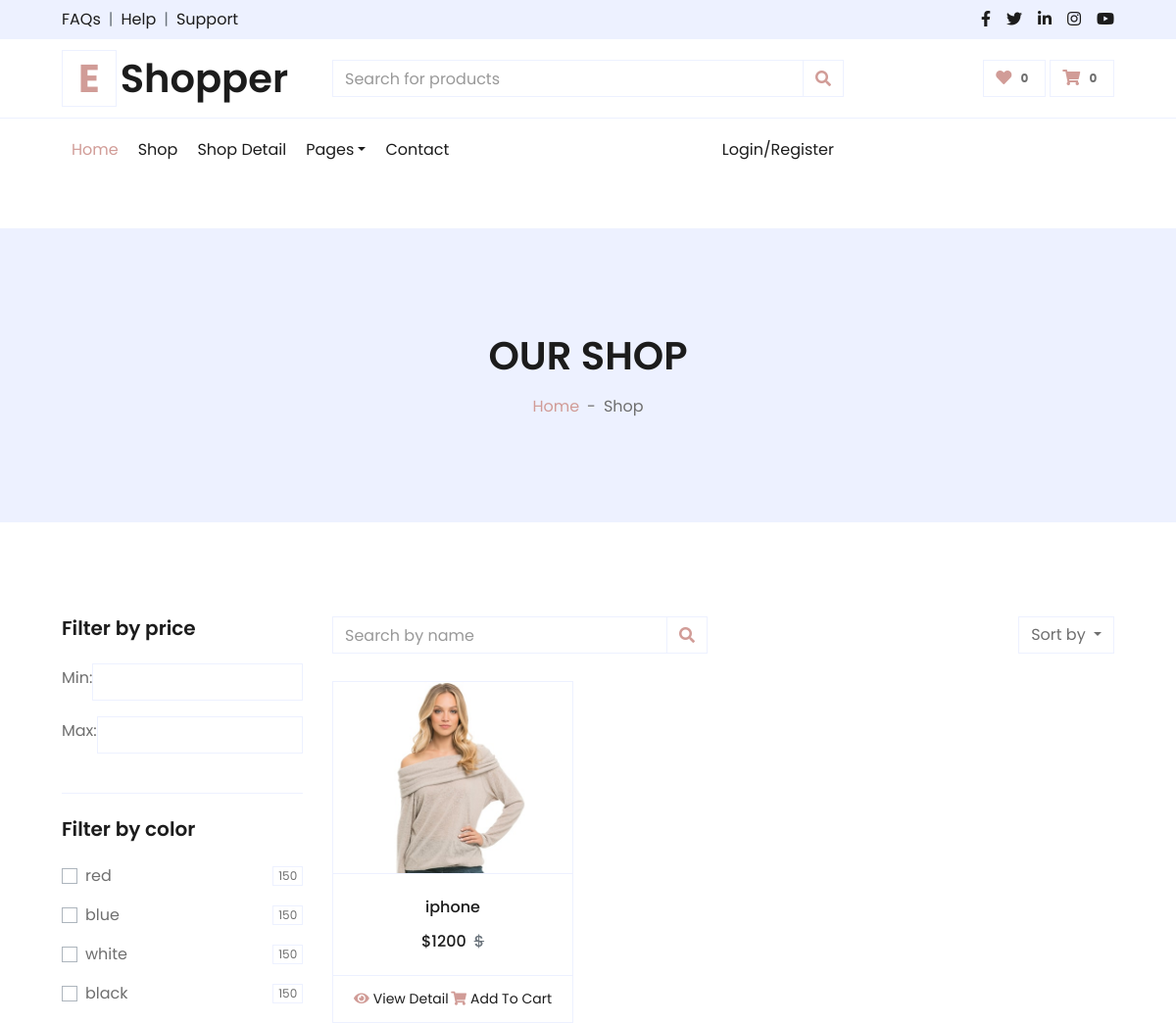
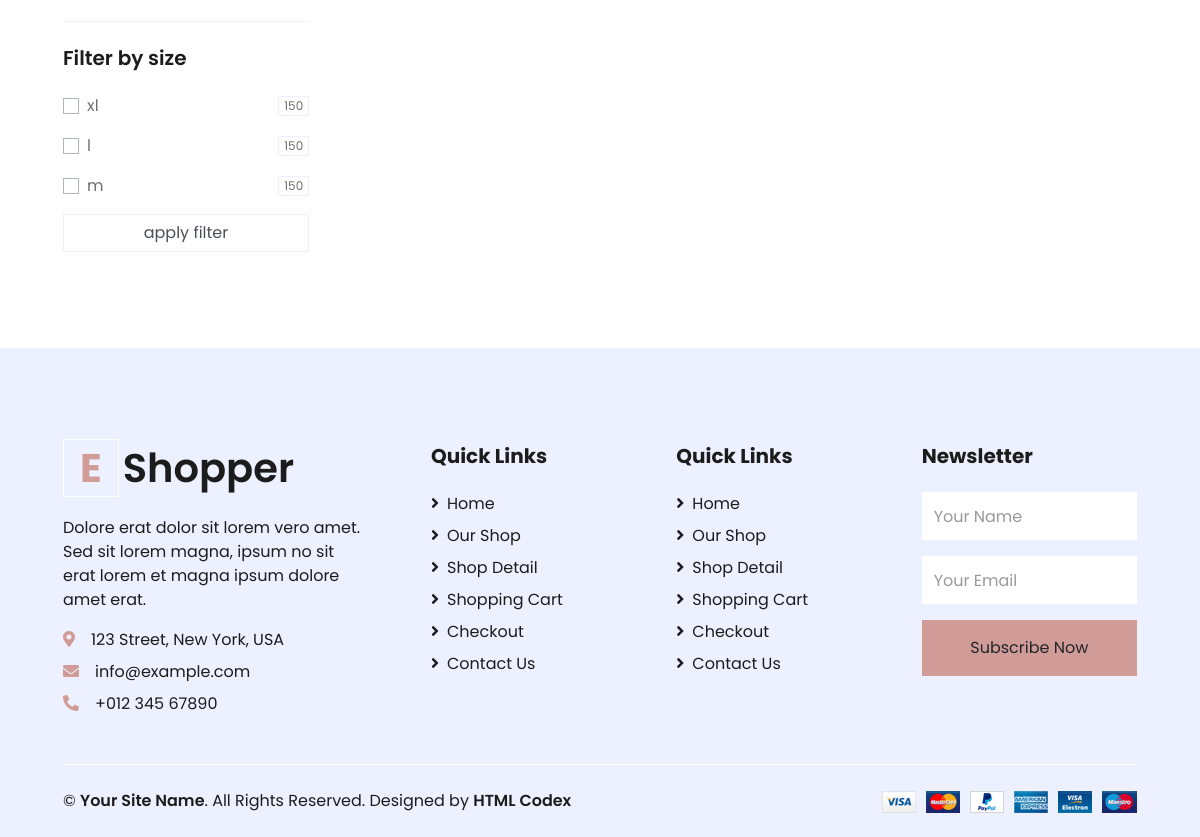
/product/category/apple, run on the app's committed database (2 pictures, top to bottom).
### products/models.py (models this page shows, shortened)
class Color(models.Model):
    title = models.CharField(max_length=30)
    class Meta:
        verbose_name="رنگ"
        verbose_name_plural="رنگ ها"

class Size(models.Model):
    title = models.CharField(max_length=30)
    class Meta:
        verbose_name="سایز"
        verbose_name_plural="سایزها"

class Product(models.Model):
    title = models.CharField(max_length=30)
    category = models.ManyToManyField(Category,related_name="products",blank=True)
    description = models.TextField()
    price = models.IntegerField()
    discount = models.SmallIntegerField(blank=True, null=True)
    color=models.ManyToManyField(Color,blank=True, related_name="products")
    size=models.ManyToManyField(Size, blank=True, related_name="products")
    created_at =models.DateTimeField(auto_now_add=True, null=True,blank=True)
    class Meta:
        verbose_name="محصول"
        verbose_name_plural="محصولات"
        ordering = ("-created_at",)

class Image(models.Model):
        product = models.ForeignKey('Product',on_delete=models.CASCADE,related_name="images",null=True)
        title = models.CharField(max_length=30)
        image = models.ImageField(upload_to="products")
        class Meta:
            verbose_name = "عکس"
            verbose_name_plural = "عکس ها"

### products/views.py (the view)
# urls.py: path('category/<str:slug>',CategoryListView.as_view(),name="category_list"),
class CategoryListView(View):
    def get(self, queryset,slug):
        queryset = Product.objects.filter(category__slug=slug)
        page_number = self.request.GET.get('page')
        paginator = Paginator(queryset,1)
        object_list = paginator.get_page(page_number)
        data = {"object_list": object_list}
        data['colors'] = Color.objects.all()
        data['sizes'] = Size.objects.all()
        return render(self.request,"products/product_list.html",data)

### products/templates/products/product_list.html (shortened to what this page needs)
{% extends "base.html" %}
{% load render_partial %}
{% block content %}
    <div class="container-fluid bg-secondary mb-5">
        <div class="d-flex flex-column align-items-center justify-content-center" style="min-height: 300px">
            <h1 class="font-weight-semi-bold text-uppercase mb-3">Our Shop</h1>
            <div class="d-inline-flex">
                <p class="m-0"><a href="">Home</a></p>
                <p class="m-0 px-2">-</p>
                <p class="m-0">Shop</p>
            </div>
        </div>
    </div>
    <div class="container-fluid pt-5">
        <div class="row px-xl-5">
            <div class="col-lg-3 col-md-12">
                <form>
                    <div class="border-bottom mb-4 pb-4">
                        <h5 class="font-weight-semi-bold mb-4">Filter by price</h5>
                        <div class="form-group d-flex align-items-center justify-content-between mb-3">
                            <label class="" for="price-all">Min:</label>
                            <input type="number" class="form-control" name="min_price" id="price-all">
                        </div>
                        <div class="form-group d-flex align-items-center justify-content-between mb-3">
                            <label class="" for="price-all">Max:</label>
                            <input type="number" class="form-control" name="max_price" id="price-all">
                        </div>
                    </div>
                    <div class="border-bottom mb-4 pb-4">
                        <h5 class="font-weight-semi-bold mb-4">Filter by color</h5>
                        {% for color in colors %}
                            <div class="custom-control custom-checkbox d-flex align-items-center justify-content-between mb-3">
                                <label class="custom-control-label" for="{{ color.id }}">{{ color.title }}</label>
                                <span class="badge border font-weight-normal">150</span>
                            </div>
                        {% endfor %}
                    </div>
                    <div class="mb-5">
                        <h5 class="font-weight-semi-bold mb-4">Filter by size</h5>
                        {% for size in sizes %}
                            <div class="custom-control custom-checkbox d-flex align-items-center justify-content-between mb-3">
                                <label class="custom-control-label" for="{{ size.title }}">{{ size.title }}</label>
                                <span class="badge border font-weight-normal">150</span>
                            </div>
                        {% endfor %}
                        <button class="form-control" type="submit">apply filter</button>
                    </div>
                </form>
            </div>
            <div class="col-lg-9 col-md-12">
                <div class="row pb-3">
                    <div class="col-12 pb-1">
                        <div class="d-flex align-items-center justify-content-between mb-4">
                            <form action="">
                                <div class="input-group">
                                    <input type="text" class="form-control" placeholder="Search by name">
                                    <div class="input-group-append">
                                        <span class="input-group-text bg-transparent text-primary">
                                            <i class="fa fa-search"></i>
                                        </span>
                                    </div>
                                </div>
                            </form>
                            <div class="dropdown ml-4">
                                <button class="btn border dropdown-toggle" type="button" id="triggerId"
                                        data-toggle="dropdown" aria-haspopup="true"
                                        aria-expanded="false">
                                    Sort by
                                </button>
                            </div>
                        </div>
                    </div>
                    {% for product in object_list %}
                        <div class="col-lg-4 col-md-6 col-sm-12 pb-1">
                            <div class="card product-item border-0 mb-4">
                                <div class="card-header product-img position-relative overflow-hidden bg-transparent border p-0">
                                    <img class="img-fluid w-100" src="{{ product.images.first.image.url }}" alt="">
                                </div>
                                <div class="card-body border-left border-right text-center p-0 pt-4 pb-3">
                                    <h6 class="text-truncate mb-3">{{ product.title }}</h6>
                                    <div class="d-flex justify-content-center">
                                        <h6>${{ product.price }}</h6>
                                        <h6 class="text-muted ml-2">
                                            <del>$</del>
                                        </h6>
                                    </div>
                                </div>
                                <div class="card-footer d-flex justify-content-between bg-light border">
                                    <a href="{% url 'product:detail' product.id %}" class="btn btn-sm text-dark p-0"><i
                                            class="fas fa-eye text-primary mr-1"></i>View Detail</a>
                                    <a href="" class="btn btn-sm text-dark p-0"><i
                                            class="fas fa-shopping-cart text-primary mr-1"></i>Add To Cart</a>
                                </div>
                            </div>
                        </div>
                    {% endfor %}
                    <div class="col-12 pb-1">
                    </div>
                </div>
            </div>
        </div>
    </div>
{% endblock %}

### data on the page
Color: title "red"
Color: title "blue"
Color: title "white"
Color: title "black"
Size: title "xl"
Size: title "l"
Size: title "m"
Product: images.first.image (picture), title "iphone", price "1200"
